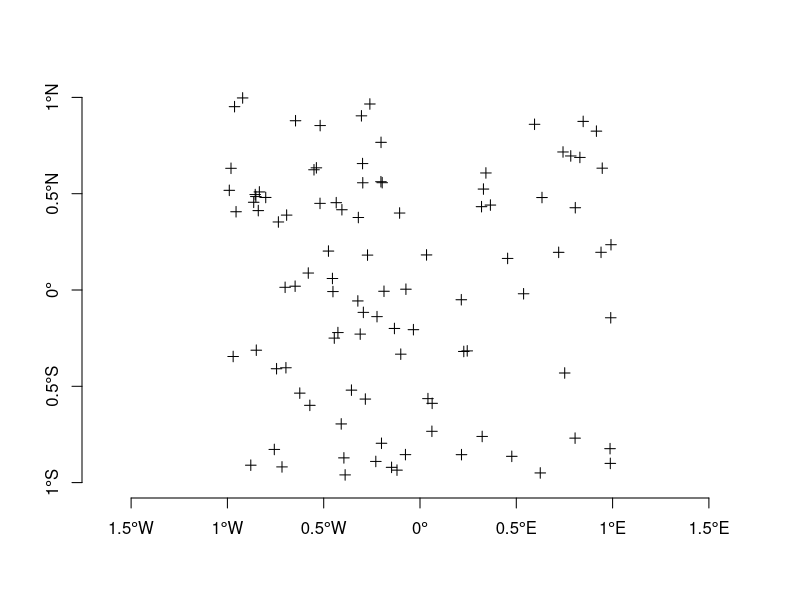

The R source for this figure:
library(sp)


### Name: degAxis
### Title: axis with degrees
### Aliases: degAxis
### Keywords: dplot

### ** Examples

xy = cbind(x = 2 * runif(100) - 1, y = 2 * runif(100) - 1)
plot(SpatialPoints(xy, proj4string = CRS("+proj=longlat +ellps=WGS84")),xlim=c(-1,1),ylim=c(-1,1))
degAxis(1)
degAxis(2, at = c(-1,-0.5,0,0.5,1))
#
